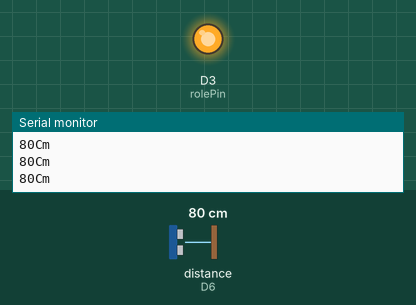
This sketch was run on a simulated ESP8266 (NodeMCU). On the bench: output pins drawn as LEDs (lit = HIGH), the last lines printed to the serial monitor. Wiring (inferred from the names in the program): ultrasonic range finder: trigger D5; echo D6. The test bench sets the inputs (shaded band); at power-on: distance to the obstacle (sensor on D6) 80 cm. The echo pulse lasts 58.3 µs per cm; WiFi joins after 1.5 s; servers stay silent unless stated; pins used as bus, display or sensor lines are not drawn.

Above: at 3.0 s.
3.1 s: distance to the obstacle (sensor on D6) set to 16 cm
4.6 s: distance to the obstacle (sensor on D6) set to 12 cm
At 5.0 s:
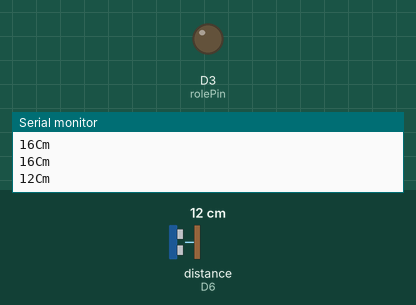
Timing chart, 0 to 7.6 s (numbered marks = the images above; inputs shaded):
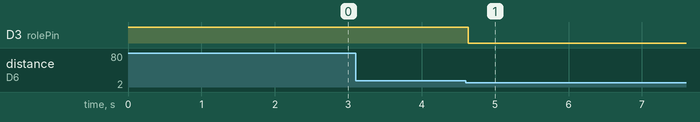

The sketch:

sensor_ve_ses_led_kontrol.ino
```cpp
#define BLYNK_PRINT Serial


#include <ESP8266WiFi.h>
#include <BlynkSimpleEsp8266.h>
#define TRIGGERPIN D5
#define ECHOPIN    D6
#define rolePin 0

bool sanalBtn = 0;
int kilit = 0;
bool role = 1;
// You should get Auth Token in the Blynk App.
// Go to the Project Settings (nut icon).
char auth[] = "OOIf08f_mrjdIzj4KQyFw9GTQiCPsRqt";
// Your WiFi credentials.
// Set password to "" for open networks.
char ssid[] = "HIKMET";
char pass[] = "1999_XqC_2001";
WidgetLCD lcd(V1);
void setup()
{
  pinMode(rolePin, OUTPUT);

  Serial.begin(115200);
  pinMode(TRIGGERPIN, OUTPUT);
  digitalWrite(rolePin, role);
  Blynk.begin(auth, ssid, pass);

  lcd.clear(); //Use it to clear the LCD Widget
  lcd.print(0, 0, "Distance in cm"); // use: (position X: 0-15, position Y: 0-1, "Message you want to print")

}
BLYNK_WRITE(V3)
{
  // You'll get uptime value here as result of syncAll()
  Serial.print("sanal buton: ");
  Serial.println(param.asInt());
  sanalBtn = param.asInt();
  roleKonum();
}
void roleKonum() {
  role = !role;
  digitalWrite(rolePin, role);
  Blynk.virtualWrite (V3, role);
}
void loop()
{
  lcd.clear();
  lcd.print(0, 0, "Distance in cm"); // use: (position X: 0-15, position Y: 0-1, "Message you want to print")
  long duration, distance;
  digitalWrite(TRIGGERPIN, LOW);
  delayMicroseconds(3);
  digitalWrite(TRIGGERPIN, HIGH);
  delayMicroseconds(12);
  digitalWrite(TRIGGERPIN, LOW);
  duration = pulseIn(ECHOPIN, HIGH);
  distance = (duration / 2) / 29.1;
  Serial.print(distance);
  Serial.println("Cm");
  lcd.print(7, 1, distance);

  if (distance < 15) {
    if (kilit == 0) {
      role = !role;
      kilit = 1;
    }
  } else if (kilit == 1) {
    kilit = 0;
  }
  digitalWrite(rolePin, role);

  delay (400);
}
```

Measured:
- the behaviour switches between 15 and 14 cm on distance to the obstacle (sensor on D6) (found by bisection; images 0 and 1)
- after the input at 4.6 s, D3 (rolePin): HIGH → LOW at once
